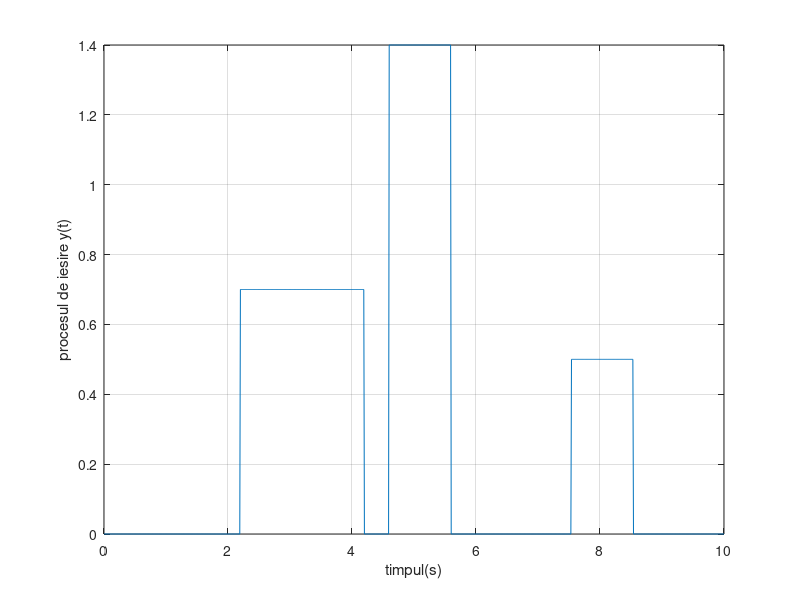

The MATLAB source for this figure:
t=0:0.01:10;
y=0.7*rectpuls(t-3.2, 2)+1.4*rectpuls(t-5.1)+0.5*rectpuls(t-8.04);
plot(t,y),grid;
xlabel('timpul(s)');
ylabel('procesul de iesire y(t)');
